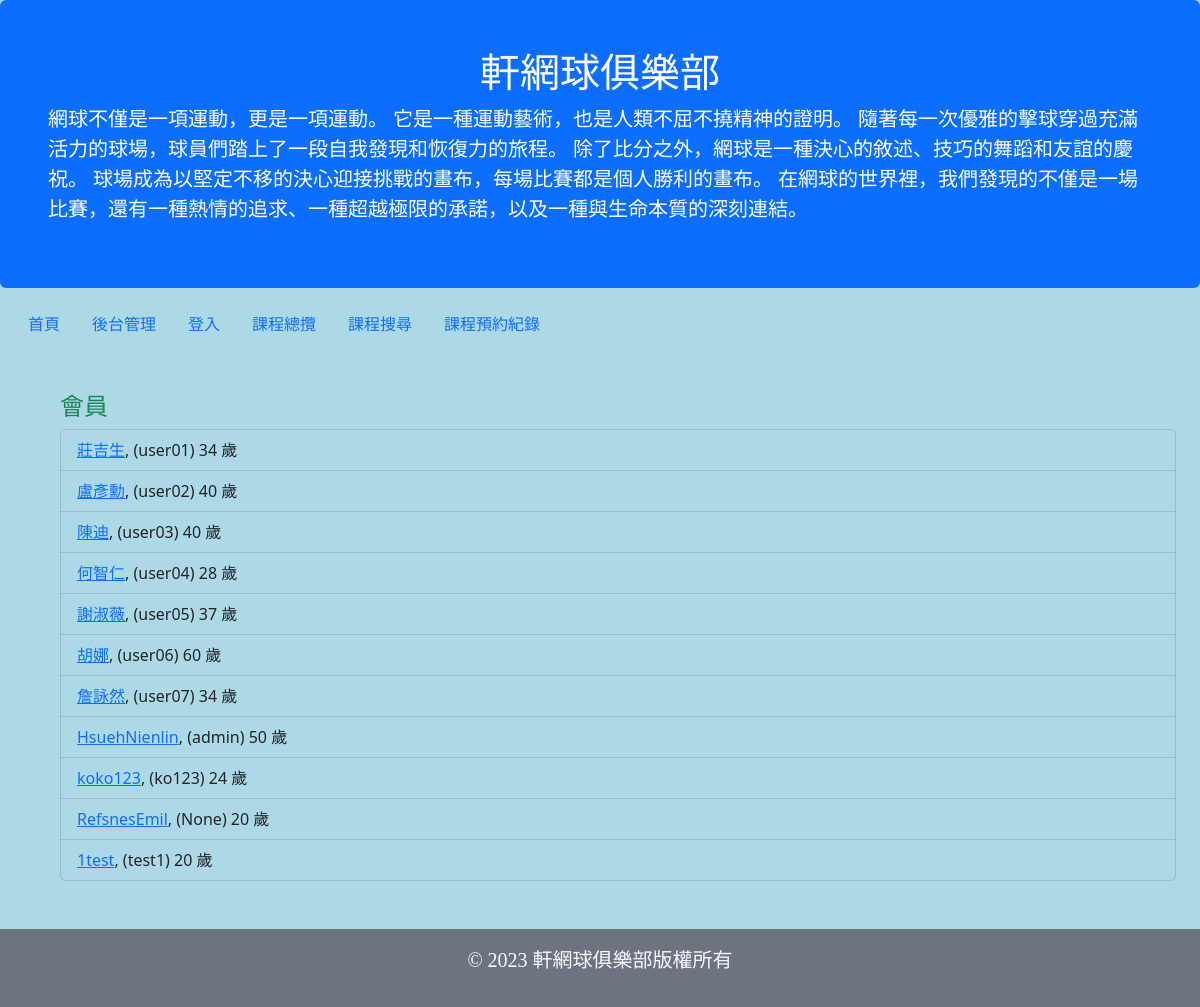
/members/, run on an earlier commit of the app's database.
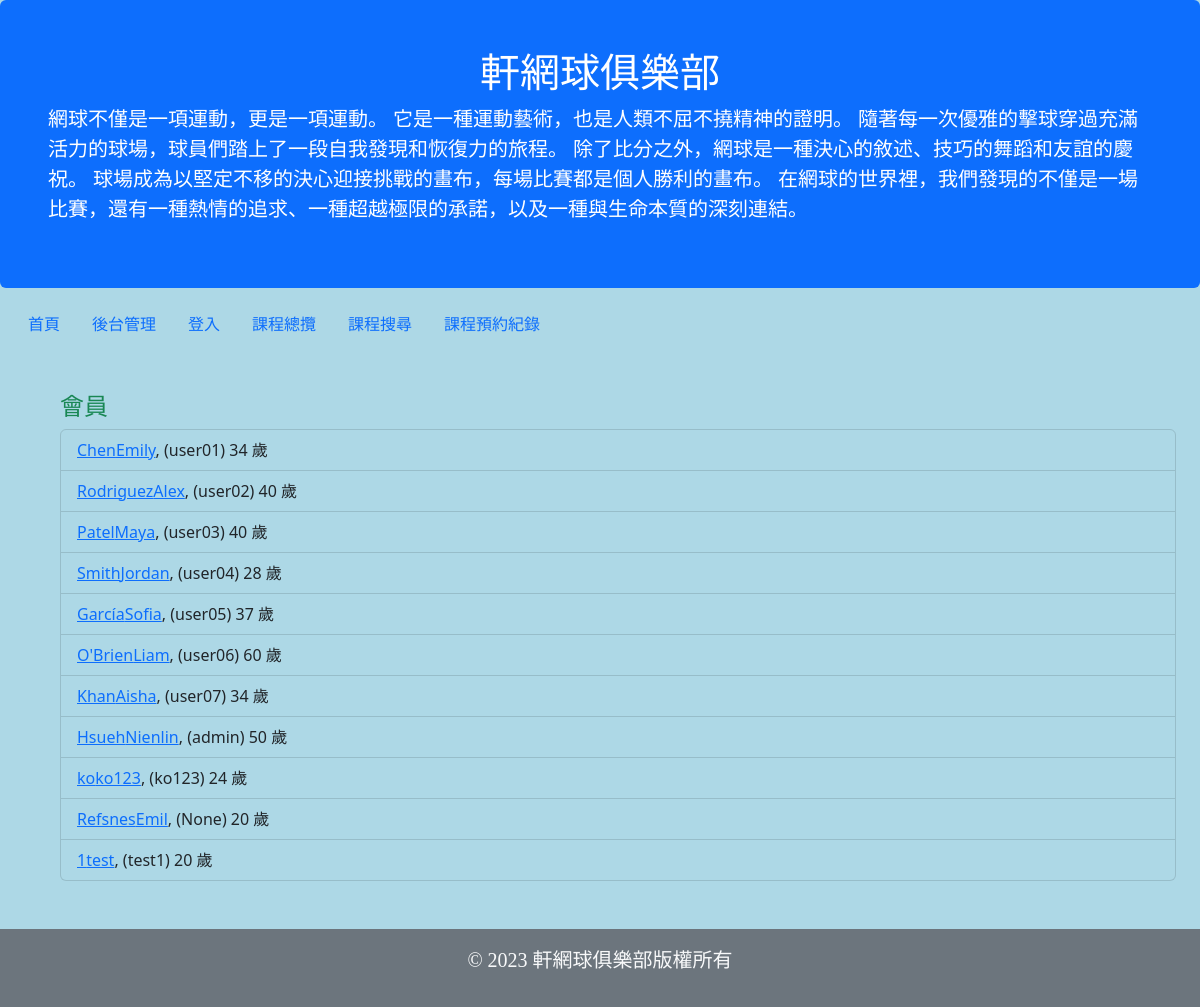
And on a later commit of the database.
### members/models.py (models this page shows, shortened)
class Member(models.Model):
    user = models.OneToOneField(User, on_delete=models.CASCADE, default= None, blank=True, null=True)
    firstname = models.CharField(max_length=255)
    lastname = models.CharField(max_length=255)
    phone = models.IntegerField(null=True)
    joined_date = models.DateField(null=True)
    age = models.IntegerField(default=20)

### members/views.py (the view)
# urls.py: path('members/', views.members, name='members'),
def members(request):
    mymembers = Member.objects.all()
    template = loader.get_template('all_members.html')
    context = {
      'mymembers': mymembers,
    }
    return HttpResponse(template.render(context, request))

### members/templates/all_members.html (shortened to what this page needs)
{% extends "master.html" %}
{% block content %}
<div class='container m-5'>
  <h4 class='text-success'>會員</h4>
      <ul class="list-group">
        {% for x in mymembers %}
          <li class="list-group-item  bg-transparent"><a href="details/{{ x.id }}">{{ x.lastname }}{{ x.firstname }}</a>, ({{ x.user }}) {{x.age}} 歲</li>
        {% endfor %}
      </ul>
</div>
{% endblock %}

### members/templates/master.html (shortened to what this page needs)
<!DOCTYPE html>
<html>
<head>
  <link href="https://cdn.jsdelivr.net/npm/bootstrap@5.2.3/dist/css/bootstrap.min.css" rel="stylesheet">
</head>
{% load static %}
<link rel="stylesheet" href="{% static '/css/club.css' %}">
<body>
  <div class="p-5 bg-primary text-white rounded">
 <h1>軒網球俱樂部</h1>
      <p>網球不僅是一項運動，更是一項運動。 它是一種運動藝術，也是人類不屈不撓精神的證明。 隨著每一次優雅的擊球穿過充滿活力的球場，球員們踏上了一段自我發現和恢復力的旅程。 除了比分之外，網球是一種決心的敘述、技巧的舞蹈和友誼的慶祝。 球場成為以堅定不移的決心迎接挑戰的畫布，每場比賽都是個人勝利的畫布。 在網球的世界裡，我們發現的不僅是一場比賽，還有一種熱情的追求、一種超越極限的承諾，以及一種與生命本質的深刻連結。</p>
  </div>
  <div class="container-fluid mt-3">
    <ul class="nav">
      <li class="nav-item">
        <a class="nav-link" href="/">首頁</a>
      </li>
      <li class="nav-item">
        <a class="nav-link" href="/admin">後台管理</a>
      </li>
      {% if user.is_authenticated %}
        <li class="nav-item">
            <a class="nav-link" href="{% url 'logout' %}">登出 ({{ user }}) </a>
        </li>
      {% else %}
        <li class="nav-item">
            <a class="nav-link" href="{% url 'login' %}">登入</a>
        </li>
      {% endif %}
     <li class="nav-item">
        <a class="nav-link" href="/Course_reservation/">課程總攬</a>
      </li>
     <li class="nav-item">
        <a class="nav-link" href="/Course_reservation/Course_search/">課程搜尋</a>
      </li>
        <li class="nav-item">
                   <a class="nav-link" href="/Course_reservation/Coursereservation">課程預約紀錄</a>
        </li>
    </ul>
  </div>
{% block content %}
{% endblock %}
<footer class="bg-secondary text-light text-center py-3 mt-1">
  <div class="container">
      <p>&copy; 2023 軒網球俱樂部版權所有</p>
  </div>
</footer>
</body>
</html>

### static/css/club.css (style rules this page uses)
body { background-color: lightblue; }
h1 { color: white; text-align: center; }
p { font-family: verdana; font-size: 20px; }

What changed in the data, as far as the page shows it:
changed Member "user01": lastname "莊" → "Chen"; firstname "吉生" → "Emily"
changed Member "user02": lastname "盧" → "Rodriguez"; firstname "彥勳" → "Alex"
changed Member "user03": lastname "陳" → "Patel"; firstname "迪" → "Maya"
changed Member "user04": lastname "何" → "Smith"; firstname "智仁" → "Jordan"
changed Member "user05": lastname "謝" → "García"; firstname "淑薇" → "Sofia"
changed Member "user06": lastname "胡" → "O'Brien"; firstname "娜" → "Liam"
changed Member "user07": lastname "詹" → "Khan"; firstname "詠然" → "Aisha"
